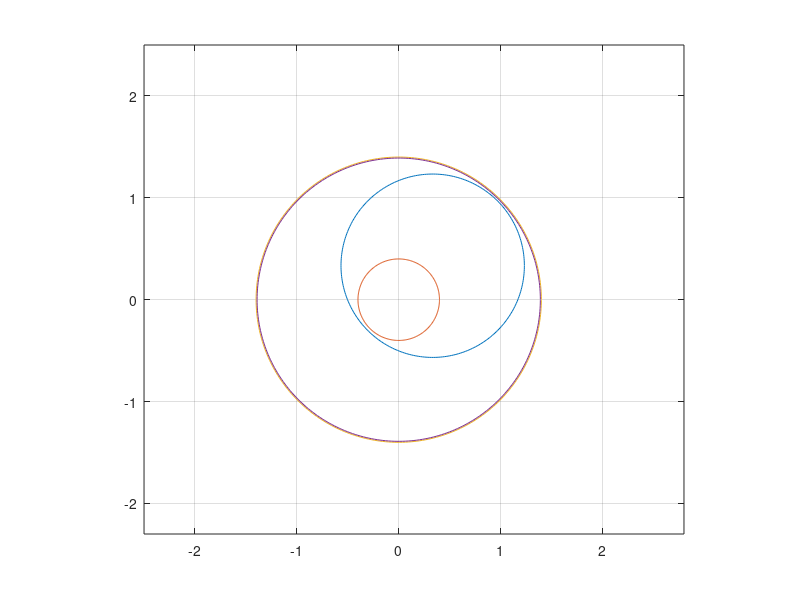

The MATLAB script that drew this image:
function medvin_geometry



    %
    r1=1.4;
    r0=0.4;
    r2=0.9;

    r=linspace(r0,r1,2^11);
    r3=r(end-20);

    th = 0:0.02:2*pi; 
    
    figure
    plot(r2*cos(th)+1/3,r2*sin(th)+1/3);
    hold on;
    plot(r0*cos(th),r0*sin(th));
    plot(r1*cos(th),r1*sin(th));
    plot(r3*cos(th),r3*sin(th));

    hold off;
    axis([-r1 r1 -r1 r1])

    dr=r(2)-r(1)

    d=r1-(sqrt(2*(1/3)^2)+0.9); d/dr
    d=(sqrt(2*(1/3)^2)-0.9)+r0; d/dr
    d=r1-r3;d/dr
    
    daspect([1 1 1]); grid on
    xlim([-2.5, 2.8]); ylim([-2.3, 2.5]); 
end